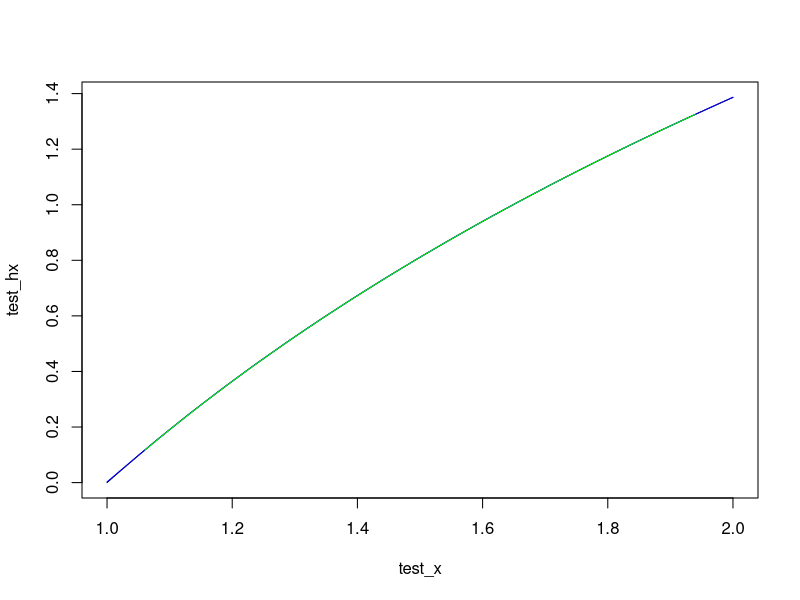

Generate this figure with R:
library(numDeriv)
# f is the function, a and b are its range
# assuming a, b are real numbers for now
init_data <- function (g, a, b, init_k = 20) {
  # a <- 0
  # b <- 1
  # init_k <- 200
  
  h <- function (x) {
    return(log(g(x)))
  }
  
  # abscissa, arrays of data, excluding uppper and lower bound a, b
  x <- seq(a, b, length.out = init_k)[2:(init_k-1)]
  gx <- sapply(x, g)
  hx <- sapply(x, h)
  dhx <- grad(h, x)
  
  k <- length(x)
  
  # calculate zs' using formula (1)
  # 2:k -- j+1,  1:k-1 -- j
  z <- (hx[2:k] - hx[1:k-1] - x[2:k] * dhx[2:k] + x[1:k-1] * dhx[1:k-1]) / (dhx[1:k-1] - dhx[2:k])
    
  # z's index start from 0, ends with k, i.e., z[1] represents z_0, z[k+1] represents z_k
  z <- c(a, z, b)
  data <- list(x = x, hx = hx, dhx = dhx, z = z, k = length(x), a = a, b = b)
  return(data) 
}

# x_value
uk <- function (x_value, data) {
  # x_value in [z_{j-1}, z_{j}]
  j <- sum(x_value > data$z) 
  # boundary cases
  if (x_value == data$a){
    j = 1
  }
  if (x_value == data$b){
    j = data$k
  }
  
  # calculating with equation (2)
  result <- data$hx[j] + (x_value - data$x[j]) * data$dhx[j]
  
  return(result)
}

lk <- function (x_value, data = data) {
  # x_value in [x_{j}, x{j+1}]
  j <- sum(x_value > data$x)
  
  if (j == 0 || j == data$k) {
    result <- -Inf
  }
  else {
    # calculating with equation (4)
    result <- ((data$x[j+1] - x_value) * data$hx[j] + (x_value - data$x[j]) * data$hx[j+1] )/
      (data$x[j+1] - data$x[j])
  }
  return(result)
}

update_data <- function (data, new_data) {
  # combining data and sorting
  combined_x <- c(data$x, new_data$x)
  combined_hx <- c(data$x, new_data$hx)
  combined_dhx <- c(data$x, new_data$dhx)
  
  sort_order <- order(combined_x)
  
  # new arrays
  x <- combined_x[sort_order]
  hx <- combined_hx[sort_order]
  dhx <- combined_dhx[sort_order]
  
  k <- length(x)
  data$k <- k
  
  # recalculate z after sorting
  z <- (hx[2:k] - hx[1:k-1] - x[2:k] * dhx[2:k] + x[1:k-1] * dhx[1:k-1]) / (dhx[1:k-1] - dhx[2:k])
  z <- c(data$a, z, data$b)
  
  data <- list(x = x, hx = hx, dhx = dhx, z = z, k = k, a = a, b = b)
  return(data)
}

g <- function (x) {
  return(x^2)
}

h <- function (x) {
  return(log(g(x)))
}

data <- init_data(g, 1, 2)

uk(1.1, data)
lk(1.1, data)

# a small test on upper and lower bound
test_x <- seq(1, 2, length.out=100)
test_hx <- sapply(test_x, h)
test_uk <- sapply(test_x, uk, data=data)
test_lk <- sapply(test_x, lk, data=data)
test_hx <= test_uk
test_hx >= test_lk

plot(test_x,  test_hx, type='l')
lines(test_x,  test_uk, type='l', col='blue')
lines(test_x,  test_lk, type='l', col='green')




